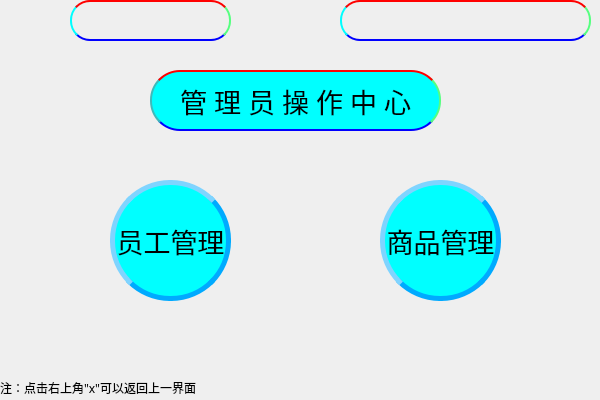
<?xml version="1.0" encoding="UTF-8"?>
<ui version="4.0">
 <class>RootWindow</class>
 <widget class="QMainWindow" name="RootWindow">
  <property name="geometry">
   <rect>
    <x>0</x>
    <y>0</y>
    <width>600</width>
    <height>400</height>
   </rect>
  </property>
  <property name="baseSize">
   <size>
    <width>0</width>
    <height>0</height>
   </size>
  </property>
  <property name="font">
   <font>
    <pointsize>9</pointsize>
   </font>
  </property>
  <property name="acceptDrops">
   <bool>false</bool>
  </property>
  <property name="windowTitle">
   <string>管理员操作中心</string>
  </property>
  <property name="windowIcon">
   <iconset resource="../image/image.qrc">
    <normaloff>:/logo.png</normaloff>:/logo.png</iconset>
  </property>
  <property name="styleSheet">
   <string notr="true"/>
  </property>
  <widget class="QWidget" name="centralwidget">
   <widget class="QLabel" name="label">
    <property name="geometry">
     <rect>
      <x>150</x>
      <y>70</y>
      <width>291</width>
      <height>61</height>
     </rect>
    </property>
    <property name="font">
     <font>
      <family>楷体</family>
      <pointsize>20</pointsize>
     </font>
    </property>
    <property name="styleSheet">
     <string notr="true">border-width: 15px; /* 边框宽度 */
border-radius: 30px; /* 边框半径 */

border-top-style: solid;
border-top-width: 5px;
border-top-color: red;
border-top: 2px solid red;
 
border-right-style: solid;
border-right-width: 3px;
border-right-color: #55ff7f;
border-right: 2px solid #55ff7f;
 
border-bottom-style: solid;
border-bottom-width: 2px;
border-bottom-color: blue;
border-bottom:2px solid blue;
 
border-left-style: solid;
border-left-width: 3px;
border-left-color: aqua;
border-left: 2px solid #3ebaba;

background: aqua; /* 背景颜色 1E90FF*/
 font-family: 楷体; /* 设置字体 */
 color: write; /* 字体颜色 */
</string>
    </property>
    <property name="text">
     <string>管 理 员 操 作 中 心</string>
    </property>
    <property name="alignment">
     <set>Qt::AlignCenter</set>
    </property>
   </widget>
   <widget class="QPushButton" name="userButton">
    <property name="geometry">
     <rect>
      <x>110</x>
      <y>180</y>
      <width>121</width>
      <height>121</height>
     </rect>
    </property>
    <property name="font">
     <font>
      <family>楷体</family>
      <pointsize>20</pointsize>
     </font>
    </property>
    <property name="styleSheet">
     <string notr="true">
QPushButton { /* 按钮美化 */
 width: 50px; /* 宽度 */
 height: 50px; /* 高度 */
 border-width: 5px; /* 边框宽度 */
 border-radius: 60px; /* 边框半径 */
 border-style: outset; 
 border-color:#00aaff;
 background: aqua; /* 背景颜色 1E90FF*/
 color: black; /* 字体颜色 */

}
QPushButton:hover { /*5599FF 鼠标移入按钮范围时改变颜色 */
 background: #00d9d9;
 border-style: inset;
 color: black; /* 字体颜色 */
}</string>
    </property>
    <property name="text">
     <string>员工管理</string>
    </property>
   </widget>
   <widget class="QPushButton" name="goodsButton">
    <property name="geometry">
     <rect>
      <x>380</x>
      <y>180</y>
      <width>121</width>
      <height>121</height>
     </rect>
    </property>
    <property name="font">
     <font>
      <family>楷体</family>
      <pointsize>20</pointsize>
     </font>
    </property>
    <property name="styleSheet">
     <string notr="true">
QPushButton { /* 按钮美化 */
 width: 50px; /* 宽度 */
 height: 50px; /* 高度 */
 border-width: 5px; /* 边框宽度 */
 border-radius: 60px; /* 边框半径 */
 border-style: outset; 
 border-color:#00aaff;
 background: aqua; /* 背景颜色 1E90FF*/
 color: black; /* 字体颜色 */

}
QPushButton:hover { /*5599FF 鼠标移入按钮范围时改变颜色 */
 background: #00d9d9;
 border-style: inset;
 color: black; /* 字体颜色 */
}</string>
    </property>
    <property name="text">
     <string>商品管理</string>
    </property>
   </widget>
   <widget class="QLabel" name="label_2">
    <property name="geometry">
     <rect>
      <x>10</x>
      <y>0</y>
      <width>51</width>
      <height>41</height>
     </rect>
    </property>
    <property name="styleSheet">
     <string notr="true">border-image: url(:/logo.png);</string>
    </property>
    <property name="text">
     <string/>
    </property>
   </widget>
   <widget class="QLabel" name="userlabel">
    <property name="geometry">
     <rect>
      <x>70</x>
      <y>0</y>
      <width>161</width>
      <height>41</height>
     </rect>
    </property>
    <property name="font">
     <font>
      <family>楷体</family>
      <pointsize>13</pointsize>
     </font>
    </property>
    <property name="styleSheet">
     <string notr="true">border-width: 15px; /* 边框宽度 */
border-radius: 20px; /* 边框半径 */

border-top-style: solid;
border-top-width: 5px;
border-top-color: red;
border-top: 2px solid red;
 
border-right-style: solid;
border-right-width: 3px;
border-right-color: #55ff7f;
border-right: 2px solid #55ff7f;
 
border-bottom-style: solid;
border-bottom-width: 2px;
border-bottom-color: blue;
border-bottom: 2px solid blue;
 
border-left-style: solid;
border-left-width: 3px;
border-left-color: aqua;
border-left: 2px solid aqua;

background:transparent; /* 背景颜色 1E90FF*/
 font-family: 楷体; /* 设置字体 */
 color: write; /* 字体颜色 */
</string>
    </property>
    <property name="text">
     <string/>
    </property>
    <property name="alignment">
     <set>Qt::AlignCenter</set>
    </property>
   </widget>
   <widget class="QLabel" name="timelabel">
    <property name="geometry">
     <rect>
      <x>340</x>
      <y>0</y>
      <width>251</width>
      <height>41</height>
     </rect>
    </property>
    <property name="font">
     <font>
      <family>楷体</family>
      <pointsize>13</pointsize>
     </font>
    </property>
    <property name="styleSheet">
     <string notr="true">border-width: 15px; /* 边框宽度 */
border-radius: 20px; /* 边框半径 */

border-top-style: solid;
border-top-width: 5px;
border-top-color: red;
border-top: 2px solid red;
 
border-right-style: solid;
border-right-width: 3px;
border-right-color: #55ff7f;
border-right: 2px solid #55ff7f;
 
border-bottom-style: solid;
border-bottom-width: 2px;
border-bottom-color: blue;
border-bottom: 2px solid blue;
 
border-left-style: solid;
border-left-width: 3px;
border-left-color: aqua;
border-left: 2px solid aqua;

background:transparent; /* 背景颜色 1E90FF*/
 font-family: 楷体; /* 设置字体 */
 color: write; /* 字体颜色 */
</string>
    </property>
    <property name="text">
     <string/>
    </property>
    <property name="alignment">
     <set>Qt::AlignCenter</set>
    </property>
   </widget>
   <widget class="QLabel" name="label_3">
    <property name="geometry">
     <rect>
      <x>0</x>
      <y>380</y>
      <width>231</width>
      <height>16</height>
     </rect>
    </property>
    <property name="font">
     <font>
      <family>楷体</family>
     </font>
    </property>
    <property name="text">
     <string>注：点击右上角&quot;x&quot;可以返回上一界面</string>
    </property>
   </widget>
  </widget>
 </widget>
 <resources>
  <include location="../image/image.qrc"/>
 </resources>
 <connections/>
</ui>
